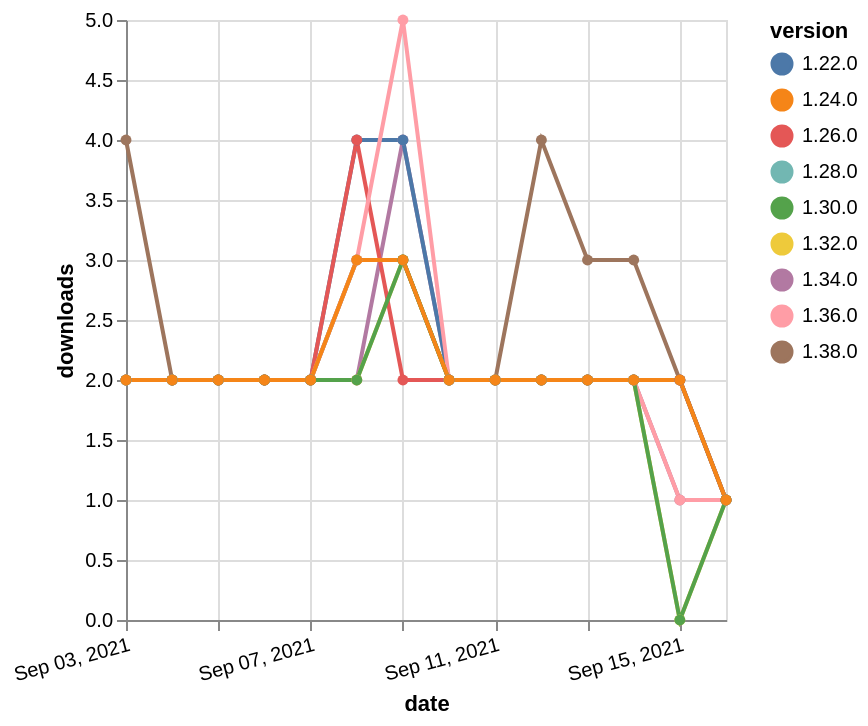

Specify this chart in Vega-Lite:
### Vega-Lite specification from a JSON file in a GitHub repository (floating-point values rounded to 4 significant figures)
{"$schema": "https://vega.github.io/schema/vega-lite/v5.json", "description": "A simple bar chart with embedded data.", "data": {"values": [{"date": "2021-09-03", "total": 998, "delta": 2, "version": "1.34.0"}, {"date": "2021-09-04", "total": 1000, "delta": 2, "version": "1.34.0"}, {"date": "2021-09-05", "total": 1002, "delta": 2, "version": "1.34.0"}, {"date": "2021-09-06", "total": 1004, "delta": 2, "version": "1.34.0"}, {"date": "2021-09-07", "total": 1006, "delta": 2, "version": "1.34.0"}, {"date": "2021-09-08", "total": 1008, "delta": 2, "version": "1.34.0"}, {"date": "2021-09-09", "total": 1012, "delta": 4, "version": "1.34.0"}, {"date": "2021-09-10", "total": 1014, "delta": 2, "version": "1.34.0"}, {"date": "2021-09-11", "total": 1016, "delta": 2, "version": "1.34.0"}, {"date": "2021-09-12", "total": 1018, "delta": 2, "version": "1.34.0"}, {"date": "2021-09-13", "total": 1020, "delta": 2, "version": "1.34.0"}, {"date": "2021-09-14", "total": 1022, "delta": 2, "version": "1.34.0"}, {"date": "2021-09-15", "total": 1023, "delta": 1, "version": "1.34.0"}, {"date": "2021-09-16", "total": 1024, "delta": 1, "version": "1.34.0"}, {"date": "2021-09-03", "total": 1454, "delta": 2, "version": "1.32.0"}, {"date": "2021-09-04", "total": 1456, "delta": 2, "version": "1.32.0"}, {"date": "2021-09-05", "total": 1458, "delta": 2, "version": "1.32.0"}, {"date": "2021-09-06", "total": 1460, "delta": 2, "version": "1.32.0"}, {"date": "2021-09-07", "total": 1462, "delta": 2, "version": "1.32.0"}, {"date": "2021-09-08", "total": 1464, "delta": 2, "version": "1.32.0"}, {"date": "2021-09-09", "total": 1467, "delta": 3, "version": "1.32.0"}, {"date": "2021-09-10", "total": 1469, "delta": 2, "version": "1.32.0"}, {"date": "2021-09-11", "total": 1471, "delta": 2, "version": "1.32.0"}, {"date": "2021-09-12", "total": 1473, "delta": 2, "version": "1.32.0"}, {"date": "2021-09-13", "total": 1475, "delta": 2, "version": "1.32.0"}, {"date": "2021-09-14", "total": 1477, "delta": 2, "version": "1.32.0"}, {"date": "2021-09-15", "total": 1477, "delta": 0, "version": "1.32.0"}, {"date": "2021-09-16", "total": 1478, "delta": 1, "version": "1.32.0"}, {"date": "2021-09-03", "total": 3031, "delta": 2, "version": "1.22.0"}, {"date": "2021-09-04", "total": 3033, "delta": 2, "version": "1.22.0"}, {"date": "2021-09-05", "total": 3035, "delta": 2, "version": "1.22.0"}, {"date": "2021-09-06", "total": 3037, "delta": 2, "version": "1.22.0"}, {"date": "2021-09-07", "total": 3039, "delta": 2, "version": "1.22.0"}, {"date": "2021-09-08", "total": 3043, "delta": 4, "version": "1.22.0"}, {"date": "2021-09-09", "total": 3047, "delta": 4, "version": "1.22.0"}, {"date": "2021-09-10", "total": 3049, "delta": 2, "version": "1.22.0"}, {"date": "2021-09-11", "total": 3051, "delta": 2, "version": "1.22.0"}, {"date": "2021-09-12", "total": 3053, "delta": 2, "version": "1.22.0"}, {"date": "2021-09-13", "total": 3055, "delta": 2, "version": "1.22.0"}, {"date": "2021-09-14", "total": 3057, "delta": 2, "version": "1.22.0"}, {"date": "2021-09-15", "total": 3059, "delta": 2, "version": "1.22.0"}, {"date": "2021-09-16", "total": 3060, "delta": 1, "version": "1.22.0"}, {"date": "2021-09-03", "total": 2035, "delta": 2, "version": "1.28.0"}, {"date": "2021-09-04", "total": 2037, "delta": 2, "version": "1.28.0"}, {"date": "2021-09-05", "total": 2039, "delta": 2, "version": "1.28.0"}, {"date": "2021-09-06", "total": 2041, "delta": 2, "version": "1.28.0"}, {"date": "2021-09-07", "total": 2043, "delta": 2, "version": "1.28.0"}, {"date": "2021-09-08", "total": 2046, "delta": 3, "version": "1.28.0"}, {"date": "2021-09-09", "total": 2049, "delta": 3, "version": "1.28.0"}, {"date": "2021-09-10", "total": 2051, "delta": 2, "version": "1.28.0"}, {"date": "2021-09-11", "total": 2053, "delta": 2, "version": "1.28.0"}, {"date": "2021-09-12", "total": 2055, "delta": 2, "version": "1.28.0"}, {"date": "2021-09-13", "total": 2057, "delta": 2, "version": "1.28.0"}, {"date": "2021-09-14", "total": 2059, "delta": 2, "version": "1.28.0"}, {"date": "2021-09-15", "total": 2061, "delta": 2, "version": "1.28.0"}, {"date": "2021-09-16", "total": 2062, "delta": 1, "version": "1.28.0"}, {"date": "2021-09-03", "total": 2345, "delta": 2, "version": "1.26.0"}, {"date": "2021-09-04", "total": 2347, "delta": 2, "version": "1.26.0"}, {"date": "2021-09-05", "total": 2349, "delta": 2, "version": "1.26.0"}, {"date": "2021-09-06", "total": 2351, "delta": 2, "version": "1.26.0"}, {"date": "2021-09-07", "total": 2353, "delta": 2, "version": "1.26.0"}, {"date": "2021-09-08", "total": 2357, "delta": 4, "version": "1.26.0"}, {"date": "2021-09-09", "total": 2359, "delta": 2, "version": "1.26.0"}, {"date": "2021-09-10", "total": 2361, "delta": 2, "version": "1.26.0"}, {"date": "2021-09-11", "total": 2363, "delta": 2, "version": "1.26.0"}, {"date": "2021-09-12", "total": 2365, "delta": 2, "version": "1.26.0"}, {"date": "2021-09-13", "total": 2367, "delta": 2, "version": "1.26.0"}, {"date": "2021-09-14", "total": 2369, "delta": 2, "version": "1.26.0"}, {"date": "2021-09-15", "total": 2371, "delta": 2, "version": "1.26.0"}, {"date": "2021-09-16", "total": 2372, "delta": 1, "version": "1.26.0"}, {"date": "2021-09-03", "total": 227, "delta": 4, "version": "1.38.0"}, {"date": "2021-09-04", "total": 229, "delta": 2, "version": "1.38.0"}, {"date": "2021-09-05", "total": 231, "delta": 2, "version": "1.38.0"}, {"date": "2021-09-06", "total": 233, "delta": 2, "version": "1.38.0"}, {"date": "2021-09-07", "total": 235, "delta": 2, "version": "1.38.0"}, {"date": "2021-09-08", "total": 238, "delta": 3, "version": "1.38.0"}, {"date": "2021-09-09", "total": 241, "delta": 3, "version": "1.38.0"}, {"date": "2021-09-10", "total": 243, "delta": 2, "version": "1.38.0"}, {"date": "2021-09-11", "total": 245, "delta": 2, "version": "1.38.0"}, {"date": "2021-09-12", "total": 249, "delta": 4, "version": "1.38.0"}, {"date": "2021-09-13", "total": 252, "delta": 3, "version": "1.38.0"}, {"date": "2021-09-14", "total": 255, "delta": 3, "version": "1.38.0"}, {"date": "2021-09-15", "total": 257, "delta": 2, "version": "1.38.0"}, {"date": "2021-09-16", "total": 258, "delta": 1, "version": "1.38.0"}, {"date": "2021-09-03", "total": 690, "delta": 2, "version": "1.36.0"}, {"date": "2021-09-04", "total": 692, "delta": 2, "version": "1.36.0"}, {"date": "2021-09-05", "total": 694, "delta": 2, "version": "1.36.0"}, {"date": "2021-09-06", "total": 696, "delta": 2, "version": "1.36.0"}, {"date": "2021-09-07", "total": 698, "delta": 2, "version": "1.36.0"}, {"date": "2021-09-08", "total": 701, "delta": 3, "version": "1.36.0"}, {"date": "2021-09-09", "total": 706, "delta": 5, "version": "1.36.0"}, {"date": "2021-09-10", "total": 708, "delta": 2, "version": "1.36.0"}, {"date": "2021-09-11", "total": 710, "delta": 2, "version": "1.36.0"}, {"date": "2021-09-12", "total": 712, "delta": 2, "version": "1.36.0"}, {"date": "2021-09-13", "total": 714, "delta": 2, "version": "1.36.0"}, {"date": "2021-09-14", "total": 716, "delta": 2, "version": "1.36.0"}, {"date": "2021-09-15", "total": 717, "delta": 1, "version": "1.36.0"}, {"date": "2021-09-16", "total": 718, "delta": 1, "version": "1.36.0"}, {"date": "2021-09-03", "total": 1624, "delta": 2, "version": "1.30.0"}, {"date": "2021-09-04", "total": 1626, "delta": 2, "version": "1.30.0"}, {"date": "2021-09-05", "total": 1628, "delta": 2, "version": "1.30.0"}, {"date": "2021-09-06", "total": 1630, "delta": 2, "version": "1.30.0"}, {"date": "2021-09-07", "total": 1632, "delta": 2, "version": "1.30.0"}, {"date": "2021-09-08", "total": 1634, "delta": 2, "version": "1.30.0"}, {"date": "2021-09-09", "total": 1637, "delta": 3, "version": "1.30.0"}, {"date": "2021-09-10", "total": 1639, "delta": 2, "version": "1.30.0"}, {"date": "2021-09-11", "total": 1641, "delta": 2, "version": "1.30.0"}, {"date": "2021-09-12", "total": 1643, "delta": 2, "version": "1.30.0"}, {"date": "2021-09-13", "total": 1645, "delta": 2, "version": "1.30.0"}, {"date": "2021-09-14", "total": 1647, "delta": 2, "version": "1.30.0"}, {"date": "2021-09-15", "total": 1647, "delta": 0, "version": "1.30.0"}, {"date": "2021-09-16", "total": 1648, "delta": 1, "version": "1.30.0"}, {"date": "2021-09-03", "total": 2585, "delta": 2, "version": "1.24.0"}, {"date": "2021-09-04", "total": 2587, "delta": 2, "version": "1.24.0"}, {"date": "2021-09-05", "total": 2589, "delta": 2, "version": "1.24.0"}, {"date": "2021-09-06", "total": 2591, "delta": 2, "version": "1.24.0"}, {"date": "2021-09-07", "total": 2593, "delta": 2, "version": "1.24.0"}, {"date": "2021-09-08", "total": 2596, "delta": 3, "version": "1.24.0"}, {"date": "2021-09-09", "total": 2599, "delta": 3, "version": "1.24.0"}, {"date": "2021-09-10", "total": 2601, "delta": 2, "version": "1.24.0"}, {"date": "2021-09-11", "total": 2603, "delta": 2, "version": "1.24.0"}, {"date": "2021-09-12", "total": 2605, "delta": 2, "version": "1.24.0"}, {"date": "2021-09-13", "total": 2607, "delta": 2, "version": "1.24.0"}, {"date": "2021-09-14", "total": 2609, "delta": 2, "version": "1.24.0"}, {"date": "2021-09-15", "total": 2611, "delta": 2, "version": "1.24.0"}, {"date": "2021-09-16", "total": 2612, "delta": 1, "version": "1.24.0"}]}, "width": "container", "mark": {"type": "line", "point": {"filled": true}}, "encoding": {"x": {"field": "date", "type": "temporal", "timeUnit": "yearmonthdate", "title": "date", "axis": {"labelAngle": -15}}, "y": {"field": "delta", "type": "quantitative", "title": "downloads"}, "color": {"field": "version", "type": "nominal"}, "tooltip": {"field": "delta"}}}
